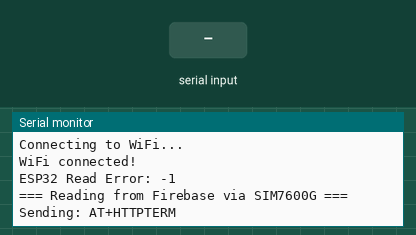
Recording of a sketch running on a simulated ESP32. Shown: the last lines printed to the serial monitor. The inputs (shaded band) are chosen by the test bench. WiFi joins after 1.5 s; servers stay silent unless stated; uploads are accepted with an empty reply; the modem accepts every AT command (registered, SIM ready, sends succeed) and sends nothing else.

Above: at 5.2 s.
5.3 s: "1" received over the second serial link
At 5.3 s:
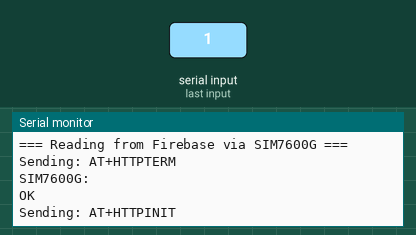
8.3 s: "0" received over the second serial link
11.3 s: "2" received over the second serial link
At 12.8 s:
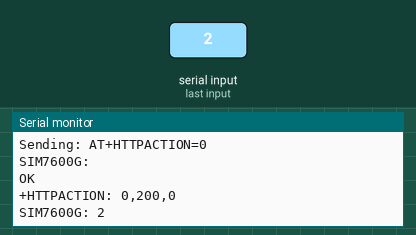

Measured:
- after the input at 11.3 s, the serial monitor: prints a new line after 1.0 s (image 2)

The sketch:

dfr_firebase_connect.ino
```cpp
#include <WiFi.h>
#include <HTTPClient.h>
#include <ArduinoJson.h>

// WiFi credentials
const char* ssid = "archer_2.4G";
const char* password = "05132000";

// Firebase configuration
const char* firebaseURL = "https://tracking-box-e17a1-default-rtdb.asia-southeast1.firebasedatabase.app";

// SIM7600G Serial connection (adjust pins as needed)
#define SIM7600G_RX 16
#define SIM7600G_TX 17
HardwareSerial sim7600g(2);

void setup() {
  Serial.begin(115200);
  sim7600g.begin(115200, SERIAL_8N1, SIM7600G_RX, SIM7600G_TX);

  // Connect to WiFi
  WiFi.begin(ssid, password);
  while (WiFi.status() != WL_CONNECTED) {
    delay(1000);
    Serial.println("Connecting to WiFi...");
  }
  Serial.println("WiFi connected!");

  delay(2000);
}

void loop() {
  // Read sensor data (replace with your actual sensors)
  float temperature = 25.3;
  int humidity = 60;
  unsigned long timestamp = millis() / 1000;

  // Read from Firebase via ESP32 (for verification)
  readFromFirebaseViaESP32();

  // Read from Firebase via SIM7600G (your working method)
  readFromFirebaseViaSIM7600G();

  // Send to Firebase via ESP32 (for verification)
  sendToFirebaseViaESP32(temperature, humidity, timestamp);

  // Send to Firebase via SIM7600G
  sendToFirebaseViaSIM7600G(temperature, humidity, timestamp);

  delay(30000); // Send every 30 seconds
}

void readFromFirebaseViaESP32() {
  if (WiFi.status() == WL_CONNECTED) {
    HTTPClient http;
    http.begin(String(firebaseURL) + "/.json");

    int httpResponseCode = http.GET();

    if (httpResponseCode > 0) {
      String response = http.getString();
      Serial.println("ESP32 Read Response Code: " + String(httpResponseCode));
      Serial.println("ESP32 Read Data: " + response);
    } else {
      Serial.println("ESP32 Read Error: " + String(httpResponseCode));
    }

    http.end();
  }
}

void readFromFirebaseViaSIM7600G() {
  Serial.println("\n=== Reading from Firebase via SIM7600G ===");

  // Your working read sequence
  sendATCommand("AT+HTTPTERM", 1000);
  sendATCommand("AT+HTTPINIT", 2000);
  sendATCommand("AT+HTTPPARA=\"URL\",\"" + String(firebaseURL) + "/.json\"", 2000);
  sendATCommand("AT+HTTPACTION=0", 5000);  // GET request

  // Note: You'll need to check the response and use AT+HTTPREAD=0,length
  Serial.println("Check the +HTTPACTION response above, then use:");
  Serial.println("AT+HTTPREAD=0,data_length");
  Serial.println("=====================================\n");
}

void sendToFirebaseViaESP32(float temp, int humid, unsigned long ts) {
  if (WiFi.status() == WL_CONNECTED) {
    HTTPClient http;
    http.begin(String(firebaseURL) + "/esp32_data.json");
    http.addHeader("Content-Type", "application/json");

    // Create JSON
    StaticJsonDocument<200> doc;
    doc["temperature"] = temp;
    doc["humidity"] = humid;
    doc["timestamp"] = ts;
    doc["source"] = "ESP32";

    String jsonString;
    serializeJson(doc, jsonString);

    int httpResponseCode = http.PUT(jsonString);

    if (httpResponseCode > 0) {
      String response = http.getString();
      Serial.println("ESP32 -> Firebase: " + String(httpResponseCode));
      Serial.println("Response: " + response);
    } else {
      Serial.println("ESP32 Firebase Error: " + String(httpResponseCode));
    }

    http.end();
  }
}

void sendToFirebaseViaSIM7600G(float temp, int humid, unsigned long ts) {
  Serial.println("\n=== Sending via SIM7600G ===");

  // Create JSON string
  String jsonData = "{\"temperature\":" + String(temp) +
                   ",\"humidity\":" + String(humid) +
                   ",\"timestamp\":" + String(ts) +
                   ",\"source\":\"SIM7600G\"}";

  Serial.println("JSON to send: " + jsonData);
  Serial.println("JSON length: " + String(jsonData.length()));

  // Send AT commands to SIM7600G
  sendATCommand("AT+HTTPTERM", 1000);
  sendATCommand("AT+HTTPINIT", 2000);
  sendATCommand("AT+HTTPPARA=\"URL\",\"" + String(firebaseURL) + "/sim7600g_data.json\"", 2000);
  sendATCommand("AT+HTTPPARA=\"CONTENT\",\"application/json\"", 1000);

  // Prepare data
  String dataCmd = "AT+HTTPDATA=" + String(jsonData.length()) + ",10000";
  sim7600g.println(dataCmd);
  Serial.println("Sent: " + dataCmd);

  // Wait for DOWNLOAD prompt
  delay(1000);

  // Send JSON data byte by byte to avoid terminal issues
  for (int i = 0; i < jsonData.length(); i++) {
    sim7600g.write(jsonData[i]);
    delayMicroseconds(100); // Small delay between characters
  }

  Serial.println("JSON data sent to SIM7600G");
  delay(1000);

  // Execute HTTP action
  sendATCommand("AT+HTTPACTION=1", 5000);

  // Read response
  sendATCommand("AT+HTTPREAD=0,100", 2000);
}

void sendATCommand(String command, int timeout) {
  Serial.println("Sending: " + command);
  sim7600g.println(command);

  long int time = millis();
  while ((time + timeout) > millis()) {
    while (sim7600g.available()) {
      String response = sim7600g.readString();
      Serial.print("SIM7600G: " + response);
    }
  }
  Serial.println();
}

// Helper function to print formatted JSON for manual testing
void printFormattedJSON(float temp, int humid, unsigned long ts) {
  Serial.println("\n=== Copy this JSON for manual testing ===");
  String json = "{\"temperature\":" + String(temp) +
                ",\"humidity\":" + String(humid) +
                ",\"timestamp\":" + String(ts) + "}";
  Serial.println(json);
  Serial.println("Length: " + String(json.length()));
  Serial.println("=========================================\n");
}
```
